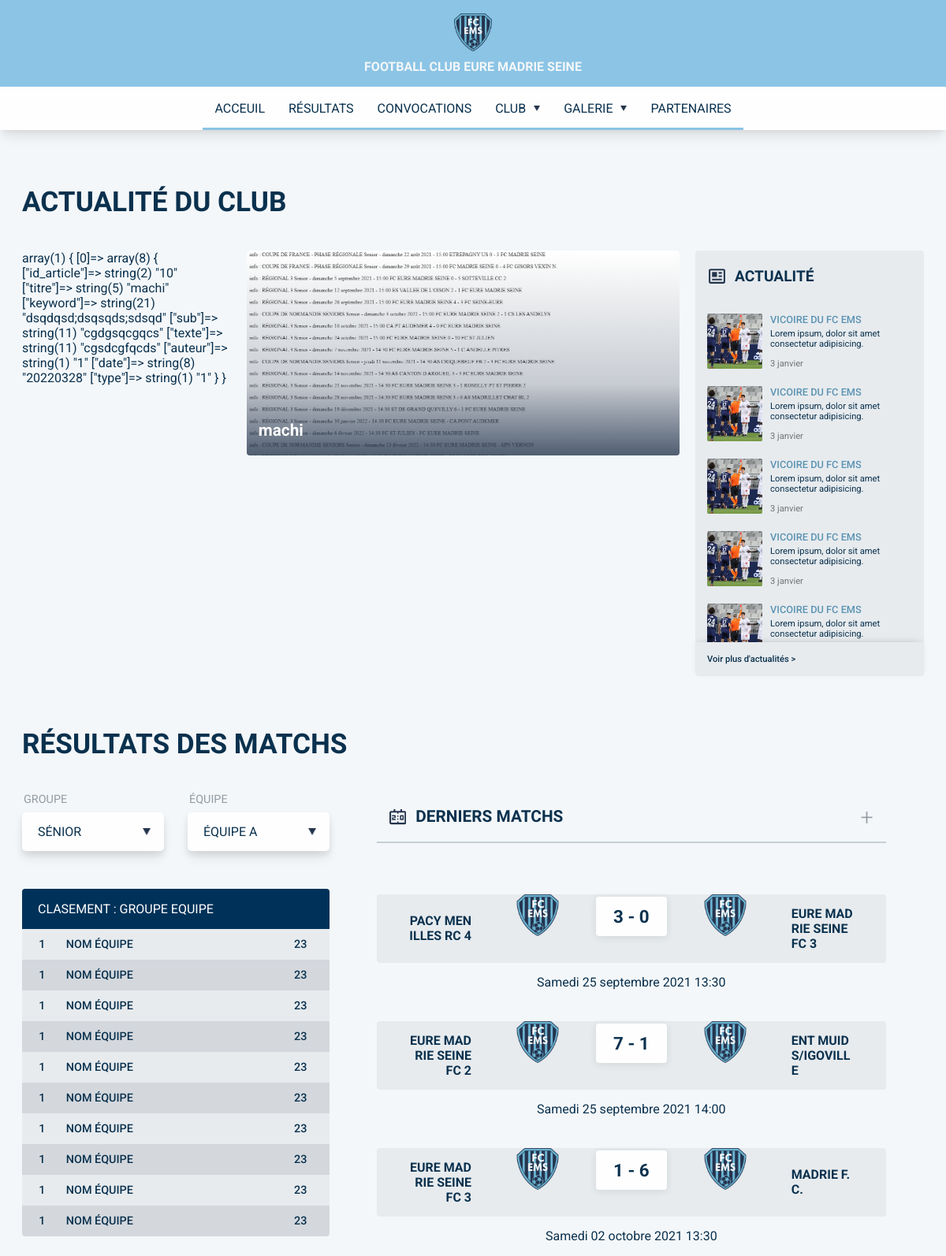
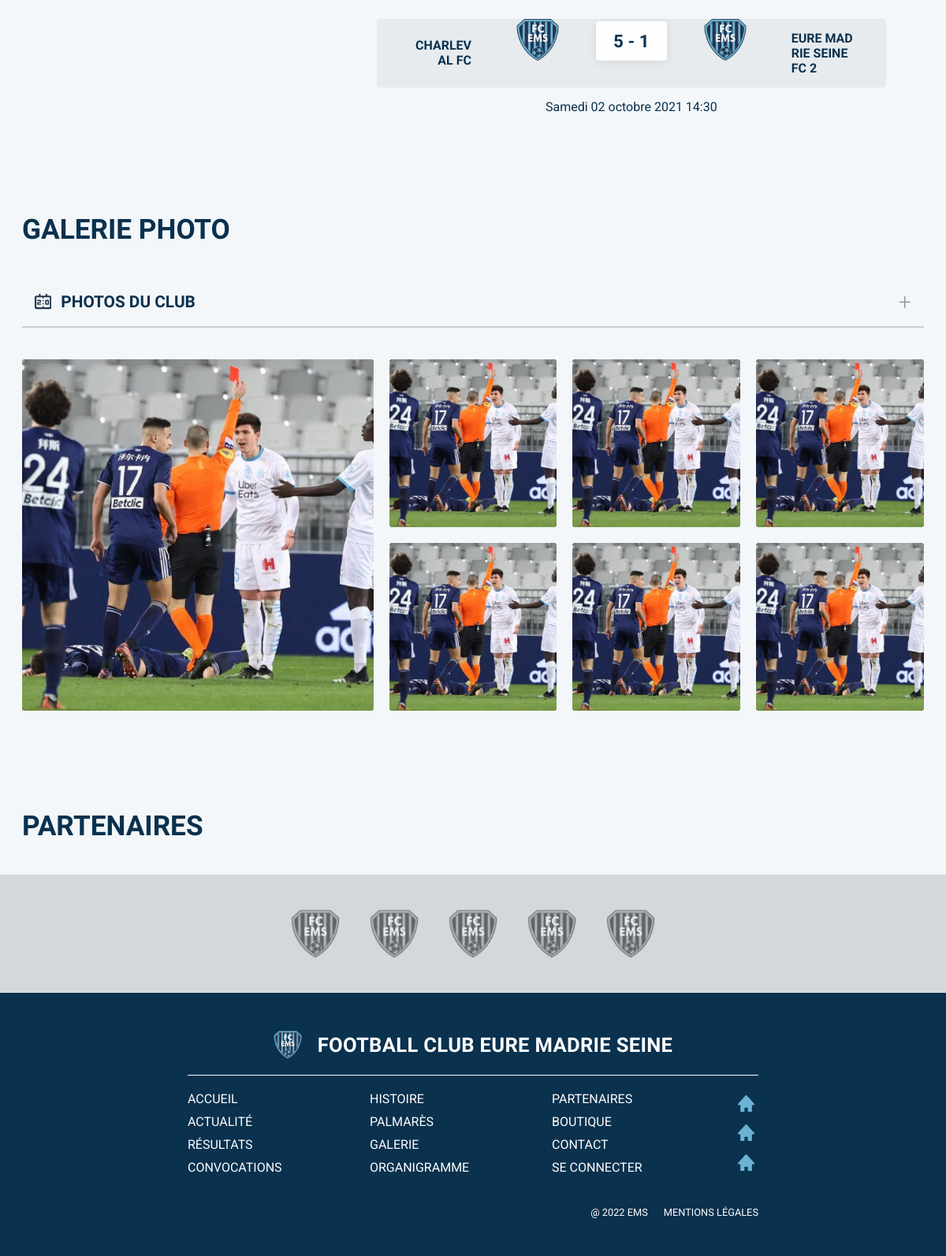
The app's page /home.php with its own data (2 pictures, top to bottom).
### tables this page shows
CREATE TABLE `article` (
  `id_article` int(10) UNSIGNED NOT NULL,
  `titre` varchar(80) NOT NULL,
  `keyword` varchar(100) NOT NULL,
  `sub` varchar(500) NOT NULL,
  `texte` text NOT NULL,
  `auteur` int(10) UNSIGNED NOT NULL,
  `date` varchar(14) NOT NULL,
  `type` tinyint(2) UNSIGNED NOT NULL DEFAULT 2
);

CREATE TABLE `rencontre` (
  `id_rencontre` int(10) UNSIGNED NOT NULL,
  `categorie` tinyint(3) UNSIGNED NOT NULL,
  `nom` varchar(50) NOT NULL,
  `date` varchar(40) NOT NULL,
  `equipe_int` varchar(100) NOT NULL,
  `equipe_ext` varchar(100) NOT NULL,
  `score` varchar(12) DEFAULT NULL
);

### html/home.php (the view, shortened to what this page needs)
<?php
include '../command.php';
$bdd=bdd_connection();
?>
<!DOCTYPE html>
<html lang='fr'>
<head>
    <link rel='stylesheet' media='screen' href='../css/style.css'>
    <link rel='stylesheet' media='screen' href='../css/media-queries.css'>
</head>
<body>
    <main class='main-home'>
        <section class='container'>
            <h2 class='sec-title'>Actualité du club</h2>
            <div class='actu-container'>
                <div class='actu-club-container'>
                    <?php
                    $tmp=$bdd->query('SELECT * from article ORDER by `date` desc limit 4')->fetchAll(PDO::FETCH_ASSOC);
                    $option='';
                    if(count($tmp)<4){
                        var_dump($tmp);
                        $img=$bdd->query('SELECT * from media where article ="'.$tmp[0]["id_article"].'" order by id_media ASC limit 1')->fetch();
                        $option.="
                        <article class='actu-club-article'>
                            <a class='actu-club-link' href='../article/".$tmp[0]["titre"].".php'>
                                <div class='actu-club-items'>
                                    <img class='actu-club-items-img img-cover' src='../img/".explode("|",$img["nom"])[0]."'
                                        alt='../img".explode("|",$img["nom"])[1]."'>
                                    <h3 class='actu-club-items-title'>".$tmp[0]["titre"]."</h3>
                                </div>
                            </a>
                        </article>
                        ";
                    }
                    echo $option;
                    ?>
                </div>
                <div class='actu-foot-container'>
                    <div class='actu-foot-header'>
                        <div class='widget-icon'>
                            <img class='img-contain' src='img/actu-foot-icon.svg' alt='icone actualité foot'>
                        </div>
                        <h3 class='widget-title'>Actualité</h3>
                    </div>
                    <div class='actu-foot-article-container no-scroll-bar'>
                        <article class='actu-foot-article'>
                            <a class='actu-foot-article-link' href='#'>
                                <div class='actu-foot-article-img'>
                                    <img class='img-cover' src='img/img-test-foot.jpg' alt='actualité foot'>
                                </div>
                                <div class='actu-foot-article-info'>
                                    <h4 class='actu-foot-article-title'>Vicoire du fc EMS</h4>
                                    <p class='actu-foot-article-desc'>
                                        Lorem ipsum, dolor sit amet consectetur adipisicing.
                                    </p>
                                    <p class='actu-foot-article-date'>
                                        3 janvier
                                    </p>
                                </div>
                            </a>
                        </article>
                        <article class='actu-foot-article'>
                            <a class='actu-foot-article-link' href='#'>
                                <div class='actu-foot-article-img'>
                                    <img class='img-cover' src='img/img-test-foot.jpg' alt='actualité foot'>
                                </div>
                                <div class='actu-foot-article-info'>
                                    <h4 class='actu-foot-article-title'>Vicoire du fc EMS</h4>
                                    <p class='actu-foot-article-desc'>
                                        Lorem ipsum, dolor sit amet consectetur adipisicing.
                                    </p>
                                    <p class='actu-foot-article-date'>
                                        3 janvier
                                    </p>
                                </div>
                            </a>
                        </article>
                        <article class='actu-foot-article'>
                            <a class='actu-foot-article-link' href='#'>
                                <div class='actu-foot-article-img'>
                                    <img class='img-cover' src='img/img-test-foot.jpg' alt='actualité foot'>
                                </div>
                                <div class='actu-foot-article-info'>
                                    <h4 class='actu-foot-article-title'>Vicoire du fc EMS</h4>
                                    <p class='actu-foot-article-desc'>
                                        Lorem ipsum, dolor sit amet consectetur adipisicing.
                                    </p>
                                    <p class='actu-foot-article-date'>
                                        3 janvier
                                    </p>
                                </div>
                            </a>
                        </article>
                        <article class='actu-foot-article'>
                            <a class='actu-foot-article-link' href='#'>
                                <div class='actu-foot-article-img'>
                                    <img class='img-cover' src='img/img-test-foot.jpg' alt='actualité foot'>
                                </div>
                                <div class='actu-foot-article-info'>
                                    <h4 class='actu-foot-article-title'>Vicoire du fc EMS</h4>
                                    <p class='actu-foot-article-desc'>
                                        Lorem ipsum, dolor sit amet consectetur adipisicing.
                                    </p>
                                    <p class='actu-foot-article-date'>
                                        3 janvier
                                    </p>
                                </div>
                            </a>
                        </article>
                        <article class='actu-foot-article'>
                            <a class='actu-foot-article-link' href='#'>
                                <div class='actu-foot-article-img'>
                                    <img class='img-cover' src='img/img-test-foot.jpg' alt='actualité foot'>
                                </div>
                                <div class='actu-foot-article-info'>
                                    <h4 class='actu-foot-article-title'>Vicoire du fc EMS</h4>
                                    <p class='actu-foot-article-desc'>
                                        Lorem ipsum, dolor sit amet consectetur adipisicing.
                                    </p>
                                </div>
                            </a>
                        </article>
                    </div>
                    <div class='actu-foot-ctc'>
                        <a href='private/histoire.html'>Voir plus d'actualités ></a>
                    </div>
                </div>
            </div>
        </section>
        <section class='container'>
            <h2 class='sec-title'>Résultats des matchs</h2>
            <div class='resultats-container'>
                <div class='tab-container'>
                    <form class='select-form' action='' method='get'>
                        <div class='select-bloc'>
                            <label for='groupe'>groupe</label>
                            <select name='groupe' id='groupe'>
                                <option value='senior'>Sénior</option>
                            </select>
                        </div>
                        <div class='select-bloc'>
                            <label for='equipe'>équipe</label>
                            <select name='equipe' id='equipe'>
                                <option value='equipe-a'>équipe A</option>
                            </select>
                        </div>
                    </form>
                    <table class='table table-odd'>
                        <thead>
                            <tr>
                                <th colspan='3'>Clasement : Groupe Equipe</th>
                            </tr>
                        </thead>
                        <tbody>
                            <tr>
                                <td>1</td>
                                <td>nom équipe</td>
                                <td>23</td>
                            </tr>
                            <tr>
                                <td>1</td>
                                <td>nom équipe</td>
                                <td>23</td>
                            </tr>
                            <tr>
                                <td>1</td>
                                <td>nom équipe</td>
                                <td>23</td>
                            </tr>
                            <tr>
                                <td>1</td>
                                <td>nom équipe</td>
                                <td>23</td>
                            </tr>
                            <tr>
                                <td>1</td>
                                <td>nom équipe</td>
                                <td>23</td>
                            </tr>
                            <tr>
                                <td>1</td>
                                <td>nom équipe</td>
                                <td>23</td>
                            </tr>
                            <tr>
                                <td>1</td>
                                <td>nom équipe</td>
                                <td>23</td>
                            </tr>
                            <tr>
                                <td>1</td>
                                <td>nom équipe</td>
                                <td>23</td>
                            </tr>
                            <tr>
                                <td>1</td>
                                <td>nom équipe</td>
                                <td>23</td>
                            </tr>
                            <tr>
                                <td>1</td>
                                <td>nom équipe</td>
                                <td>23</td>
                            </tr>
                        </tbody>
                    </table>
                </div>
                <div class='res-container'>
                    <div class='entete'>
                        <div class='entete-content'>
                            <span class='entete-title'>Derniers Matchs</span>
                        </div>
                        <div class='entete-btn'>
                            <button>
                                <a href='private/resultats.html'>+</a>
                            </button>
                        </div>
                    </div>
                    <div class='res-content'>
                    <?php
                    $tmp=$bdd->query("SELECT * from rencontre where score <> '-' OR score <>'arrêté' limit 4")->fetchAll(PDO::FETCH_ASSOC);
                    $option='';
                    foreach ($tmp as $key => $value) {
                        $option.="
                        <article class='res-article'>
                            <div class='res-article-score'>
                                <h3 class='team-name'>".$value["equipe_int"]."</h3>
                                <div class='logo-team-m'>
                                    <img class='img-contain' src='img/logo-ems.png' alt='logo de l'équipe ".$value["equipe_int"]."'>
                                </div>
                                <h4 class='res-match'>".$value["score"]."</h4>
                                <div class='logo-team-m'>
                                    <img class='img-contain' src='img/logo-ems.png' alt='logo de l'équipe ".$value["equipe_ext"]."'>
                                </div>
                                <h3 class='team-name'>".$value["equipe_ext"]."</h3>
                            </div>
                            <div class='res-article-info'>
                                <p>".rencontre_date($value["date"],'front')."</p>
                            </div>
                        </article>
                        ";
                    }
                    echo$option;
                    ?>
                    </div>
                </div>
            </div>
        </section>
        <section class='container'>
            <h2 class='sec-title'>Galerie photo</h2>
            <div class='galerie-header'>
                <div class='entete'>
                    <div class='entete-content'>
                        <span class='entete-title'>Photos du club</span>
                    </div>
                    <div class='entete-btn'>
                        <button>
                            <a href='private/galerie.html'>+</a>
                        </button>
                    </div>
                </div>
                <div class='galerie-photo-container'>
                    <div class='galerie-photo-items'>
                        <img class='img-cover' src='../img/img-test-foot.jpg' alt='photo du club'>
                    </div>
                    <div class='galerie-photo-items'>
                        <img class='img-cover' src='../img/img-test-foot.jpg' alt='photo du club'>
                    </div>
                    <div class='galerie-photo-items'>
                        <img class='img-cover' src='../img/img-test-foot.jpg' alt='photo du club'>
                    </div>
                    <div class='galerie-photo-items'>
                        <img class='img-cover' src='../img/img-test-foot.jpg' alt='photo du club'>
                    </div>
                    <div class='galerie-photo-items'>
                        <img class='img-cover' src='../img/img-test-foot.jpg' alt='photo du club'>
                    </div>
                    <div class='galerie-photo-items'>
                        <img class='img-cover' src='../img/img-test-foot.jpg' alt='photo du club'>
                    </div>
                    <div class='galerie-photo-items'>
                        <img class='img-cover' src='../img/img-test-foot.jpg' alt='photo du club'>
                    </div>
                </div>
            </div>
        </section>
        <section class=' full-container partenaire-promo-section'>
            <div class='container'>
                <h2 class='sec-title'>Partenaires</h2>
            </div>
            <div class='partenaire-promo'>
                <a href='private/partenaires.html'>
                    <div class='partenaire-items'>
                        <img class='img-contain' src='img/logo-ems.png' alt='nom de partenaire' title='partenaire'>
                    </div>
                </a>
                <a href='private/partenaires.html'>
                    <div class='partenaire-items'>
                        <img class='img-contain' src='img/logo-ems.png' alt='nom de partenaire' title='partenaire'>
                    </div>
                </a>
                <a href='private/partenaires.html'>
                    <div class='partenaire-items'>
                        <img class='img-contain' src='img/logo-ems.png' alt='nom de partenaire' title='partenaire'>
                    </div>
                </a>
                <a href='private/partenaires.html'>
                    <div class='partenaire-items'>
                        <img class='img-contain' src='img/logo-ems.png' alt='nom de partenaire' title='partenaire'>
                    </div>
                </a>
                <a href='private/partenaires.html'>
                    <div class='partenaire-items'>
                        <img class='img-contain' src='img/logo-ems.png' alt='nom de partenaire' title='partenaire'>
                    </div>
                </a>
            </div>
        </section>
    </main>
</body>
</html>

### records on screen
article: titre "machi"
rencontre: equipe_int "PACY MENILLES RC 4", score "3 - 0", equipe_ext "EURE MADRIE SEINE FC 3", date "Samedi 25 septembre 2021 13:30"
rencontre: equipe_int "EURE MADRIE SEINE FC 2", score "7 - 1", equipe_ext "ENT MUIDS/IGOVILLE", date "Samedi 25 septembre 2021 14:00"
rencontre: equipe_int "EURE MADRIE SEINE FC 3", score "1 - 6", equipe_ext "MADRIE F.C.", date "Samedi 02 octobre 2021 13:30"
rencontre: equipe_int "CHARLEVAL FC", score "5 - 1", equipe_ext "EURE MADRIE SEINE FC 2", date "Samedi 02 octobre 2021 14:30"
